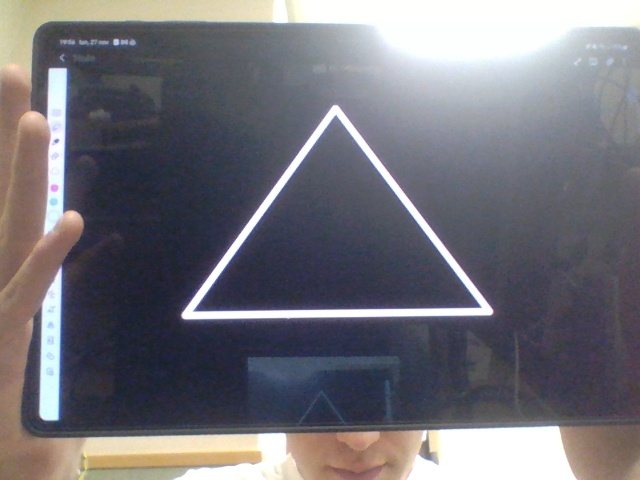
#> input picture data/captured_images/captured_image1.jpg, 640 x 480 px
$ python -i detector.py   (imports and definitions only)
#> lines starting #> are read from the running program, lines starting #| are printed output that depends on the picture
import cv2
import configparser
import os
import matplotlib.pyplot as plt
import imageio


class PolygonDetector:

    def __init__(self) -> None:

        # GET CONFIG FILE
        config = configparser.ConfigParser()
        config.read(os.path.join(os.path.dirname(__file__), '../config/config.ini'))


        self.polygon_vertices = [int(value) for value in config['polygon_vertices'].values()]
        self.polygon_shapes = [value for value in config['polygon_shapes'].values()]

        self.gaussian_dimensions = list(map(int, config['polygon_detection_parameters']['gaussian_blur_dimensions'].split(',')))
        self.sigma_x = float(config['polygon_detection_parameters']['gaussian_sigma_x'])
        self.sigma_y = float(config['polygon_detection_parameters']['gaussian_sigma_y'])
        self.canny_threshold_x = float(config['polygon_detection_parameters']['canny_threshold_x'])
        self.canny_threshold_y = float(config['polygon_detection_parameters']['canny_threshold_y'])
        self.min_contour_area = float(config['polygon_detection_parameters']['min_contour_area'])
        self.min_distance_inbetween_shapes = float(config['polygon_detection_parameters']['min_distance_inbetween_shapes'])

    # [77 lines left out: functions find_contours, detect_polygons, draw_polygons, not called in this run]


# [9 lines not run here, left out]

>>> import cv2
>>> picture = cv2.imread('../data/captured_images/captured_image1.jpg', cv2.IMREAD_GRAYSCALE)
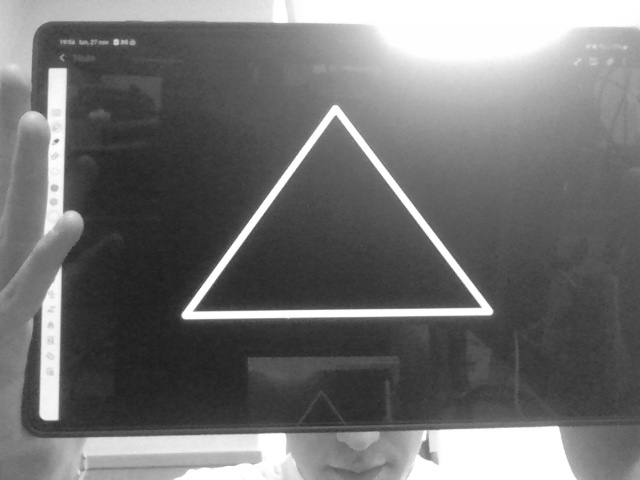
#> picture: shape (480, 640); min 28, max 255, mean 114
#> (the run stopped early here; a loop or call above may not have finished)

$ run again, on data/captured_images/captured_image2.jpg
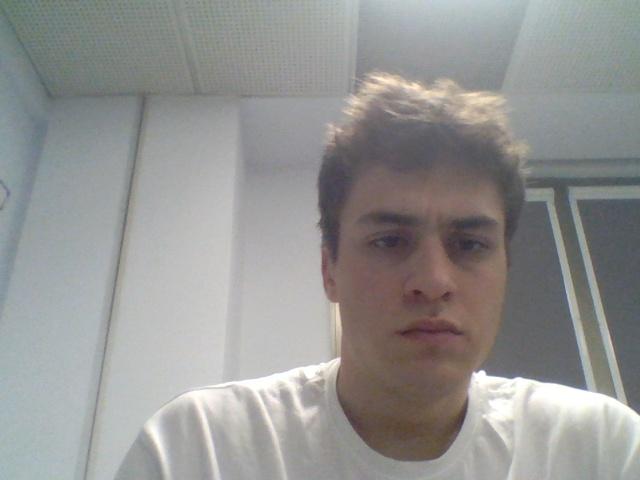
#> input picture data/captured_images/captured_image2.jpg, 640 x 480 px
#> `picture = cv2.imread('../data/captured_images/captured_image1.jpg', cv..`:
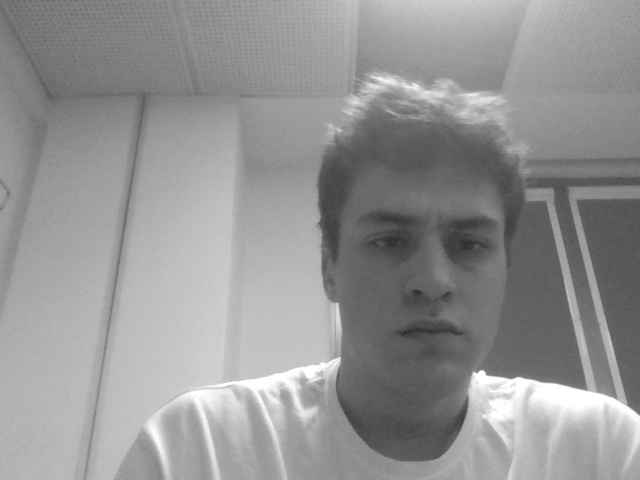
#> picture: shape (480, 640); min 38, max 255, mean 147.6
